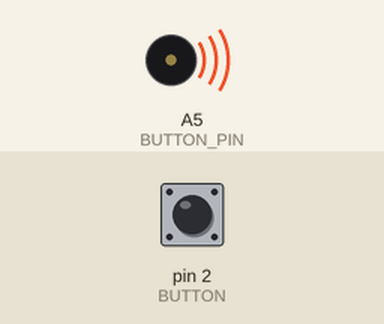
This sketch was run on a simulated Arduino Uno, built with avr-gcc and run on an emulated ATmega328P. Shown: buzzer (waves = sounding). The test bench sets the inputs (shaded band); at power-on: pin 2 (BUTTON) HIGH. What the sketch prints to the serial monitor is not drawn.

Above: at 0.04 s.
At 7.9 s:
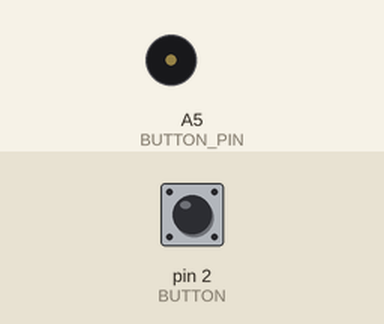
Timing chart, 0 to 9.3 s (numbered marks = the images above):
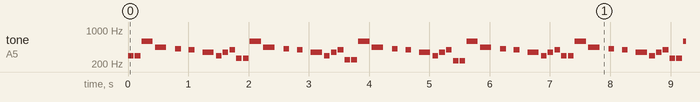

The sketch:

sketch_may31a.ino
```cpp
#define ROW1 13
#define ROW2 12
#define ROW3 11
#define ROW4 10
#define ROW5 9
#define ROW6 8
#define ROW7 7
#define ROW8 6

#define COL1 5
#define COL2 4
#define COL3 3
#define COL4 A4
#define COL5 A3
#define COL6 A2
#define COL7 A1
#define COL8 A0

#define BUTTON 2


//music in
#include "pitch.h"
const int  BUTTON_PIN = A5;
int buttonState = 0;

// notes in the melody:
int melody[] = {
  NOTE_D4, NOTE_D4, NOTE_D5, NOTE_A4, 0, NOTE_GS4, 0, NOTE_G4, 0, NOTE_F4, NOTE_D4, NOTE_F4, NOTE_G4,
  NOTE_C4, NOTE_C4, NOTE_D5, NOTE_A4, 0, NOTE_GS4, 0, NOTE_G4, 0, NOTE_F4, NOTE_D4, NOTE_F4, NOTE_G4,
  NOTE_B3, NOTE_B3, NOTE_D5, NOTE_A4, 0, NOTE_GS4, 0, NOTE_G4, 0, NOTE_F4, NOTE_D4, NOTE_F4, NOTE_G4,
  NOTE_AS3, NOTE_AS3, NOTE_D5, NOTE_A4, 0, NOTE_GS4, 0, NOTE_G4, 0, NOTE_F4, NOTE_D4, NOTE_F4, NOTE_G4,
  NOTE_D4, NOTE_D4, NOTE_D5, NOTE_A4, 0, NOTE_GS4, 0, NOTE_G4, 0, NOTE_F4, NOTE_D4, NOTE_F4, NOTE_G4,
  NOTE_C4, NOTE_C4, NOTE_D5, NOTE_A4, 0, NOTE_GS4, 0, NOTE_G4, 0, NOTE_F4, NOTE_D4, NOTE_F4, NOTE_G4,
  NOTE_B3, NOTE_B3, NOTE_D5, NOTE_A4, 0, NOTE_GS4, 0, NOTE_G4, 0, NOTE_F4, NOTE_D4, NOTE_F4, NOTE_G4,
  NOTE_AS3, NOTE_AS3, NOTE_D5, NOTE_A4, 0, NOTE_GS4, 0, NOTE_G4, 0, NOTE_F4, NOTE_D4, NOTE_F4, NOTE_G4,
};

// note durations: 4 = quarter note, 8 = eighth note, etc.:
int noteDurations[] = {
  16, 16, 8, 8, 16, 16, 16, 16, 16, 8, 16, 16, 16,
  16, 16, 8, 8, 16, 16, 16, 16, 16, 8, 16, 16, 16,
  16, 16, 8, 8, 16, 16, 16, 16, 16, 8, 16, 16, 16,
  16, 16, 8, 8, 16, 16, 16, 16, 16, 8, 16, 16, 16,
  16, 16, 8, 8, 16, 16, 16, 16, 16, 8, 16, 16, 16,
  16, 16, 8, 8, 16, 16, 16, 16, 16, 8, 16, 16, 16,
  16, 16, 8, 8, 16, 16, 16, 16, 16, 8, 16, 16, 16,
  16, 16, 8, 8, 16, 16, 16, 16, 16, 8, 16, 16, 16,
};


int thisNote = -1, noteDuration = 0;
unsigned long previousTime = 0,
              presentTime = 0,
              pauseBetweenNotes = 1;

const int row[] = {
  ROW1,ROW2,ROW3,ROW4,ROW5,ROW6,ROW7,ROW8
};

const int col[] = {
  COL1,COL2,COL3,COL4,COL5,COL6,COL7,COL8
};

byte scan[8][8] = {
  {1,0,0,0,0,0,0,0},
  {0,1,0,0,0,0,0,0},
  {0,0,1,0,0,0,0,0},
  {0,0,0,1,0,0,0,0},
  {0,0,0,0,1,0,0,0},
  {0,0,0,0,0,1,0,0},
  {0,0,0,0,0,0,1,0},
  {0,0,0,0,0,0,0,1}
};

byte heart[8][8] = {
  {1,1,1,1,1,1,1,1},
  {1,0,0,1,1,0,0,1},
  {0,0,0,0,0,0,0,0},
  {0,0,0,0,0,0,0,0},
  {0,0,0,0,0,0,0,0},
  {1,0,0,0,0,0,0,1},
  {1,1,0,0,0,0,1,1},
  {1,1,1,0,0,1,1,1}
};

  byte A[8][8] = {
  {0,0,0,0,0,0,0,0},
  {0,0,0,1,1,0,0,0},
  {0,0,1,0,0,1,0,0},
  {0,1,0,0,0,0,1,0},
  {0,1,1,1,1,1,1,0},
  {0,1,0,0,0,0,1,0},
  {0,1,0,0,0,0,1,0},
  {0,0,0,0,0,0,0,0}
  };

byte circle[8][8] = {
  {0,0,1,1,1,1,0,0},
  {0,1,0,0,0,0,1,0},
  {1,0,0,0,0,0,0,1},
  {1,0,0,0,0,0,0,1},
  {1,0,0,0,0,0,0,1},
  {1,0,0,0,0,0,0,1},
  {0,1,0,0,0,0,1,0},
  {0,0,1,1,1,1,0,0}
};

byte previousState = 1, presentState = 1, patternNumber = 0;


void setup()
{
	// put your setup code here, to run once:
  Serial.begin(9600);
	for (byte i = 0; i <= sizeof(row); i++) {
		pinMode(row[i], OUTPUT);
	}

	for (byte i = 0; i <= sizeof(col); i++) {
		pinMode(col[i], OUTPUT);
	}

	pinMode(BUTTON, INPUT_PULLUP);
  pinMode(A5, OUTPUT);

}

/*void loop(){
  showPattern (circle);
}*/

void checkToPlay() {
  presentTime = millis();
  if(presentTime - previousTime >= pauseBetweenNotes) {
    thisNote += 1;
    if (thisNote >= 105) {
      thisNote = -1;
      pauseBetweenNotes = 100;
      previousTime = millis();
      } else {
      noteDuration = 1500 / noteDurations[thisNote];
      tone (A5, melody[thisNote], noteDuration);
      pauseBetweenNotes = noteDuration * 1.2;
      previousTime = millis();
      }
    }
  }
 void loop(){

  checkToPlay();
   presentState = digitalRead(BUTTON);
   if(presentState == 0 && previousState == 1)
   {

     patternNumber ++;
     if(patternNumber > 2) {
       patternNumber = 0;
     }
   }

   Serial.println(presentState);

   if(patternNumber == 0){
     showPattern(heart);
   }
   else if(patternNumber == 1) {
     showPattern(A);
     }

   else
   {
     showPattern(circle);
   }

   delay(1);
   previousState = presentState;

 }

void showPattern(byte matrix[8][8]){
	for (byte  i = 0; i < 8; i++) {
		for (byte j = 0; j < 8; j++) {
			digitalWrite(row[j], 1-scan[i][j]);
			digitalWrite(col[j], 1-matrix[i][j]);
		}
		for (byte j = 0; j < 8; j++) {
			digitalWrite(row[j], HIGH);
			digitalWrite(col[j], LOW);
		}
	}
}
```

pitch.h
```cpp
#define NOTE_B0  31
#define NOTE_C1  33
#define NOTE_CS1 35
#define NOTE_D1  37
#define NOTE_DS1 39
#define NOTE_E1  41
#define NOTE_F1  44
#define NOTE_FS1 46
#define NOTE_G1  49
#define NOTE_GS1 52
#define NOTE_A1  55
#define NOTE_AS1 58
#define NOTE_B1  62
#define NOTE_C2  65
#define NOTE_CS2 69
#define NOTE_D2  73
#define NOTE_DS2 78
#define NOTE_E2  82
#define NOTE_F2  87
#define NOTE_FS2 93
#define NOTE_G2  98
#define NOTE_GS2 104
#define NOTE_A2  110
#define NOTE_AS2 117
#define NOTE_B2  123
#define NOTE_C3  131
#define NOTE_CS3 139
#define NOTE_D3  147
#define NOTE_DS3 156
#define NOTE_E3  165
#define NOTE_F3  175
#define NOTE_FS3 185
#define NOTE_G3  196
#define NOTE_GS3 208
#define NOTE_A3  220
#define NOTE_AS3 233
#define NOTE_B3  247
#define NOTE_C4  262
#define NOTE_CS4 277
#define NOTE_D4  294
#define NOTE_DS4 311
#define NOTE_E4  330
#define NOTE_F4  349
#define NOTE_FS4 370
#define NOTE_G4  392
#define NOTE_GS4 415
#define NOTE_A4  440
#define NOTE_AS4 466
#define NOTE_B4  494
#define NOTE_C5  523
#define NOTE_CS5 554
#define NOTE_D5  587
#define NOTE_DS5 622
#define NOTE_E5  659
#define NOTE_F5  698
#define NOTE_FS5 740
#define NOTE_G5  784
#define NOTE_GS5 831
#define NOTE_A5  880
#define NOTE_AS5 932
#define NOTE_B5  988
#define NOTE_C6  1047
#define NOTE_CS6 1109
#define NOTE_D6  1175
#define NOTE_DS6 1245
#define NOTE_E6  1319
#define NOTE_F6  1397
#define NOTE_FS6 1480
#define NOTE_G6  1568
#define NOTE_GS6 1661
#define NOTE_A6  1760
#define NOTE_AS6 1865
#define NOTE_B6  1976
#define NOTE_C7  2093
#define NOTE_CS7 2217
#define NOTE_D7  2349
#define NOTE_DS7 2489
#define NOTE_E7  2637
#define NOTE_F7  2794
#define NOTE_FS7 2960
#define NOTE_G7  3136
#define NOTE_GS7 3322
#define NOTE_A7  3520
#define NOTE_AS7 3729
#define NOTE_B7  3951
#define NOTE_C8  4186
#define NOTE_CS8 4435
#define NOTE_D8  4699
#define NOTE_DS8 4978
```

Measured:
- by itself, tone on A5 (BUTTON_PIN): plays 294 Hz for 0.09 s, 294 Hz for 0.09 s, 587 Hz for 0.19 s, 440 Hz for 0.19 s, 415 Hz for 0.09 s, 392 Hz for 0.09 s … (718 notes in this stretch)
